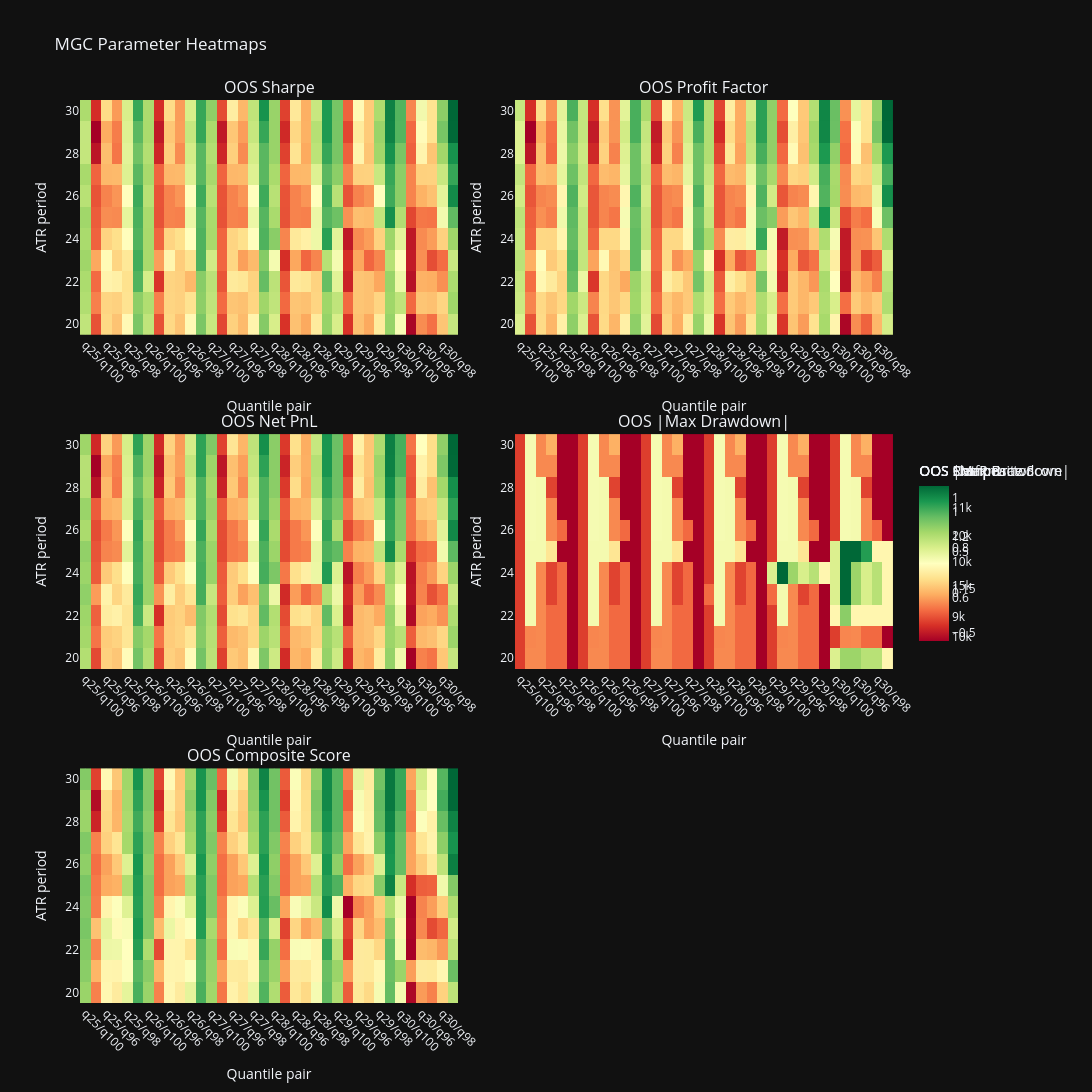

The cell this chart's notebook holds for it:
### Markdown cell above
## 4) Heatmaps

### Code cell
heat_src = point_results.copy()

def _pivot_metric(metric: str) -> pd.DataFrame:
    return (
        heat_src.pivot_table(index="atr_period", columns="pair", values=metric, aggfunc="mean")
        .sort_index()
        .sort_index(axis=1)
    )

heatmaps = [
    ("oos_sharpe", "OOS Sharpe", "RdYlGn"),
    ("oos_profit_factor", "OOS Profit Factor", "RdYlGn"),
    ("oos_net_pnl", "OOS Net PnL", "RdYlGn"),
    ("oos_max_drawdown_abs", "OOS |Max Drawdown|", "RdYlGn"),
    ("oos_composite_score", "OOS Composite Score", "RdYlGn"),
]

fig_heat = make_subplots(
    rows=3,
    cols=2,
    horizontal_spacing=0.07,
    vertical_spacing=0.11,
    subplot_titles=[item[1] for item in heatmaps] + [""],
)

positions = [(1, 1), (1, 2), (2, 1), (2, 2), (3, 1)]
for (metric, title, scale), (row, col) in zip(heatmaps, positions):
    pivot = _pivot_metric(metric)
    fig_heat.add_trace(
        go.Heatmap(
            z=pivot.to_numpy(),
            x=pivot.columns.tolist(),
            y=pivot.index.tolist(),
            colorscale=scale,
            colorbar=dict(title=title, len=0.22),
        ),
        row=row,
        col=col,
    )

fig_heat.update_layout(
    title=f"{SYMBOL} Parameter Heatmaps",
    width=1850,
    height=1250,
    template="plotly_dark",
)
fig_heat.update_xaxes(title_text="Quantile pair", tickangle=45)
fig_heat.update_yaxes(title_text="ATR period")
fig_heat.show()

display(Markdown(
    "### Quick summary\n"
    f"- Best ensemble: **{best_ensemble['aggregation_rule']}**\n"
    f"- Best point cell: **ATR {int(best_cell['atr_period'])} | q{int(best_cell['q_low_pct'])}/q{int(best_cell['q_high_pct'])}**\n"
    f"- Most robust point cell: **ATR {int(robust_cell['atr_period'])} | q{int(robust_cell['q_low_pct'])}/q{int(robust_cell['q_high_pct'])}**"
))

### Figure 1 — Plotly figure (JSON) as saved in the notebook; plotly's stock layout.template omitted (floating-point values rounded to 4 significant figures; data arrays with more than 128 entries replaced by an {"elided": "..."} marker saying what was removed)
{"data": [{"colorbar": {"len": 0.22, "title": {"text": "OOS Sharpe"}}, "colorscale": [[0, "rgb(165,0,38)"], [0.1, "rgb(215,48,39)"], [0.2, "rgb(244,109,67)"], [0.3, "rgb(253,174,97)"], [0.4, "rgb(254,224,139)"], [0.5, "rgb(255,255,191)"], [0.6, "rgb(217,239,139)"], [0.7, "rgb(166,217,106)"], [0.8, "rgb(102,189,99)"], [0.9, "rgb(26,152,80)"], [1, "rgb(0,104,55)"]], "type": "heatmap", "x": ["q25/q100", "q25/q95", "q25/q96", "q25/q97", "q25/q98", "q25/q99", "q26/q100", "q26/q95", "q26/q96", "q26/q97", "q26/q98", "q26/q99", "q27/q100", "q27/q95", "q27/q96", "q27/q97", "q27/q98", "q27/q99", "q28/q100", "q28/q95", "q28/q96", "q28/q97", "q28/q98", "q28/q99", "q29/q100", "q29/q95", "q29/q96", "q29/q97", "q29/q98", "q29/q99", "q30/q100", "q30/q95", "q30/q96", "q30/q97", "q30/q98", "q30/q99"], "xaxis": "x", "y": [20, 21, 22, 23, 24, 25, 26, 27, 28, 29, 30], "yaxis": "y", "z": {"elided": "11x36 float values"}}, {"colorbar": {"len": 0.22, "title": {"text": "OOS Profit Factor"}}, "colorscale": [[0, "rgb(165,0,38)"], [0.1, "rgb(215,48,39)"], [0.2, "rgb(244,109,67)"], [0.3, "rgb(253,174,97)"], [0.4, "rgb(254,224,139)"], [0.5, "rgb(255,255,191)"], [0.6, "rgb(217,239,139)"], [0.7, "rgb(166,217,106)"], [0.8, "rgb(102,189,99)"], [0.9, "rgb(26,152,80)"], [1, "rgb(0,104,55)"]], "type": "heatmap", "x": ["q25/q100", "q25/q95", "q25/q96", "q25/q97", "q25/q98", "q25/q99", "q26/q100", "q26/q95", "q26/q96", "q26/q97", "q26/q98", "q26/q99", "q27/q100", "q27/q95", "q27/q96", "q27/q97", "q27/q98", "q27/q99", "q28/q100", "q28/q95", "q28/q96", "q28/q97", "q28/q98", "q28/q99", "q29/q100", "q29/q95", "q29/q96", "q29/q97", "q29/q98", "q29/q99", "q30/q100", "q30/q95", "q30/q96", "q30/q97", "q30/q98", "q30/q99"], "xaxis": "x2", "y": [20, 21, 22, 23, 24, 25, 26, 27, 28, 29, 30], "yaxis": "y2", "z": {"elided": "11x36 float values"}}, {"colorbar": {"len": 0.22, "title": {"text": "OOS Net PnL"}}, "colorscale": [[0, "rgb(165,0,38)"], [0.1, "rgb(215,48,39)"], [0.2, "rgb(244,109,67)"], [0.3, "rgb(253,174,97)"], [0.4, "rgb(254,224,139)"], [0.5, "rgb(255,255,191)"], [0.6, "rgb(217,239,139)"], [0.7, "rgb(166,217,106)"], [0.8, "rgb(102,189,99)"], [0.9, "rgb(26,152,80)"], [1, "rgb(0,104,55)"]], "type": "heatmap", "x": ["q25/q100", "q25/q95", "q25/q96", "q25/q97", "q25/q98", "q25/q99", "q26/q100", "q26/q95", "q26/q96", "q26/q97", "q26/q98", "q26/q99", "q27/q100", "q27/q95", "q27/q96", "q27/q97", "q27/q98", "q27/q99", "q28/q100", "q28/q95", "q28/q96", "q28/q97", "q28/q98", "q28/q99", "q29/q100", "q29/q95", "q29/q96", "q29/q97", "q29/q98", "q29/q99", "q30/q100", "q30/q95", "q30/q96", "q30/q97", "q30/q98", "q30/q99"], "xaxis": "x3", "y": [20, 21, 22, 23, 24, 25, 26, 27, 28, 29, 30], "yaxis": "y3", "z": {"elided": "11x36 float values"}}, {"colorbar": {"len": 0.22, "title": {"text": "OOS |Max Drawdown|"}}, "colorscale": [[0, "rgb(165,0,38)"], [0.1, "rgb(215,48,39)"], [0.2, "rgb(244,109,67)"], [0.3, "rgb(253,174,97)"], [0.4, "rgb(254,224,139)"], [0.5, "rgb(255,255,191)"], [0.6, "rgb(217,239,139)"], [0.7, "rgb(166,217,106)"], [0.8, "rgb(102,189,99)"], [0.9, "rgb(26,152,80)"], [1, "rgb(0,104,55)"]], "type": "heatmap", "x": ["q25/q100", "q25/q95", "q25/q96", "q25/q97", "q25/q98", "q25/q99", "q26/q100", "q26/q95", "q26/q96", "q26/q97", "q26/q98", "q26/q99", "q27/q100", "q27/q95", "q27/q96", "q27/q97", "q27/q98", "q27/q99", "q28/q100", "q28/q95", "q28/q96", "q28/q97", "q28/q98", "q28/q99", "q29/q100", "q29/q95", "q29/q96", "q29/q97", "q29/q98", "q29/q99", "q30/q100", "q30/q95", "q30/q96", "q30/q97", "q30/q98", "q30/q99"], "xaxis": "x4", "y": [20, 21, 22, 23, 24, 25, 26, 27, 28, 29, 30], "yaxis": "y4", "z": {"elided": "11x36 float values"}}, {"colorbar": {"len": 0.22, "title": {"text": "OOS Composite Score"}}, "colorscale": [[0, "rgb(165,0,38)"], [0.1, "rgb(215,48,39)"], [0.2, "rgb(244,109,67)"], [0.3, "rgb(253,174,97)"], [0.4, "rgb(254,224,139)"], [0.5, "rgb(255,255,191)"], [0.6, "rgb(217,239,139)"], [0.7, "rgb(166,217,106)"], [0.8, "rgb(102,189,99)"], [0.9, "rgb(26,152,80)"], [1, "rgb(0,104,55)"]], "type": "heatmap", "x": ["q25/q100", "q25/q95", "q25/q96", "q25/q97", "q25/q98", "q25/q99", "q26/q100", "q26/q95", "q26/q96", "q26/q97", "q26/q98", "q26/q99", "q27/q100", "q27/q95", "q27/q96", "q27/q97", "q27/q98", "q27/q99", "q28/q100", "q28/q95", "q28/q96", "q28/q97", "q28/q98", "q28/q99", "q29/q100", "q29/q95", "q29/q96", "q29/q97", "q29/q98", "q29/q99", "q30/q100", "q30/q95", "q30/q96", "q30/q97", "q30/q98", "q30/q99"], "xaxis": "x5", "y": [20, 21, 22, 23, 24, 25, 26, 27, 28, 29, 30], "yaxis": "y5", "z": {"elided": "11x36 float values"}}], "layout": {"annotations": [{"font": {"size": 16}, "showarrow": false, "text": "OOS Sharpe", "x": 0.2325, "xanchor": "center", "xref": "paper", "y": 1, "yanchor": "bottom", "yref": "paper"}, {"font": {"size": 16}, "showarrow": false, "text": "OOS Profit Factor", "x": 0.7675, "xanchor": "center", "xref": "paper", "y": 1, "yanchor": "bottom", "yref": "paper"}, {"font": {"size": 16}, "showarrow": false, "text": "OOS Net PnL", "x": 0.2325, "xanchor": "center", "xref": "paper", "y": 0.63, "yanchor": "bottom", "yref": "paper"}, {"font": {"size": 16}, "showarrow": false, "text": "OOS |Max Drawdown|", "x": 0.7675, "xanchor": "center", "xref": "paper", "y": 0.63, "yanchor": "bottom", "yref": "paper"}, {"font": {"size": 16}, "showarrow": false, "text": "OOS Composite Score", "x": 0.2325, "xanchor": "center", "xref": "paper", "y": 0.26, "yanchor": "bottom", "yref": "paper"}], "height": 1250, "title": {"text": "MGC Parameter Heatmaps"}, "width": 1850, "xaxis": {"anchor": "y", "domain": [0, 0.465], "tickangle": 45, "title": {"text": "Quantile pair"}}, "xaxis2": {"anchor": "y2", "domain": [0.535, 1.0], "tickangle": 45, "title": {"text": "Quantile pair"}}, "xaxis3": {"anchor": "y3", "domain": [0, 0.465], "tickangle": 45, "title": {"text": "Quantile pair"}}, "xaxis4": {"anchor": "y4", "domain": [0.535, 1.0], "tickangle": 45, "title": {"text": "Quantile pair"}}, "xaxis5": {"anchor": "y5", "domain": [0, 0.465], "tickangle": 45, "title": {"text": "Quantile pair"}}, "xaxis6": {"anchor": "y6", "domain": [0.535, 1.0], "tickangle": 45, "title": {"text": "Quantile pair"}}, "yaxis": {"anchor": "x", "domain": [0.74, 1], "title": {"text": "ATR period"}}, "yaxis2": {"anchor": "x2", "domain": [0.74, 1], "title": {"text": "ATR period"}}, "yaxis3": {"anchor": "x3", "domain": [0.37, 0.63], "title": {"text": "ATR period"}}, "yaxis4": {"anchor": "x4", "domain": [0.37, 0.63], "title": {"text": "ATR period"}}, "yaxis5": {"anchor": "x5", "domain": [0, 0.26], "title": {"text": "ATR period"}}, "yaxis6": {"anchor": "x6", "domain": [0, 0.26], "title": {"text": "ATR period"}}}}
